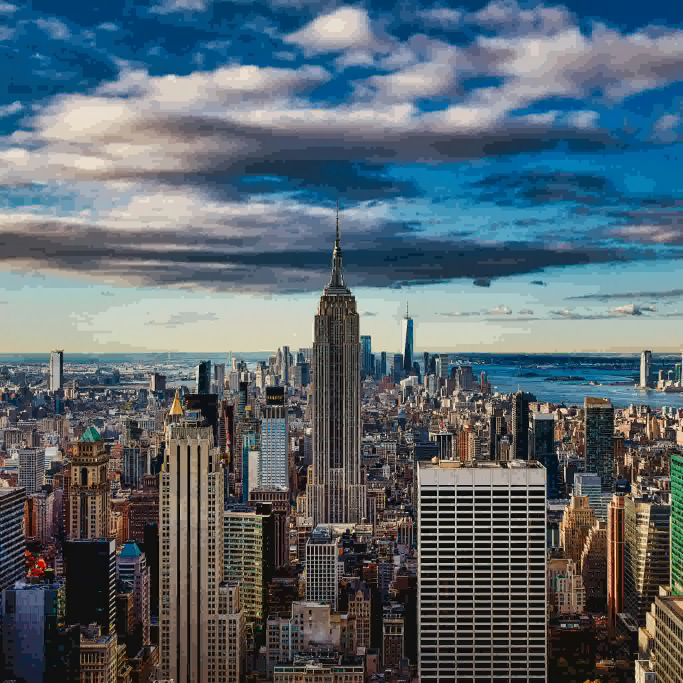
#> input picture Images/Restored/City/City_0.png, 2048 x 2048 px, given in place of City_0_5.png, which was not available (shown at 1/3 size)
$ python -i test.py   (imports and definitions only)
#> lines starting #> are read from the running program, lines starting #| are printed output that depends on the picture
import os
from PIL import Image
import numpy as np
from matplotlib import pyplot

files = {
    "Lenna.raw": range(0, 101, 5),
    "City.raw": range(0, 101, 5),
    "Cyberpunk.raw": range(0, 101, 5),
    "gray_Cyberpunk.raw": range(0, 101, 5),
    "bw_dithered_Cyberpunk.raw": range(0, 101, 5),
    "bw_no_dither_Cyberpunk.raw": range(0, 101, 5)
}


def conver_wb(file):
#> called with file = 'Images/Restored/City/City_0.png'
    mode = "1"

    name, exp = os.path.splitext(file)
    folder = f"Images\\Restored\\{name}"
    quality = range(5, 101, 5)

    if not os.path.exists(name):
        os.mkdir(name)
    for q in quality:
        path = f"{folder}\\{name}_{q}{exp}"
        im = Image.open(path).convert(mode)
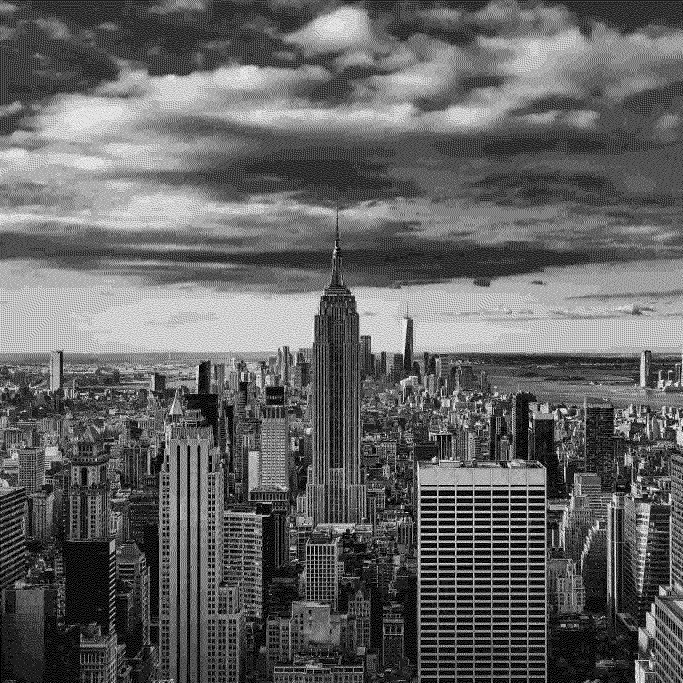
#> im: PIL image 2048x2048 1 (shown at 1/3 size); 39% white in thin lines or dots
        im.save(f"{name}\\{name}_{q}{exp}")
#> pass 2 of the loop in conver_wb, `for q in quality:`:
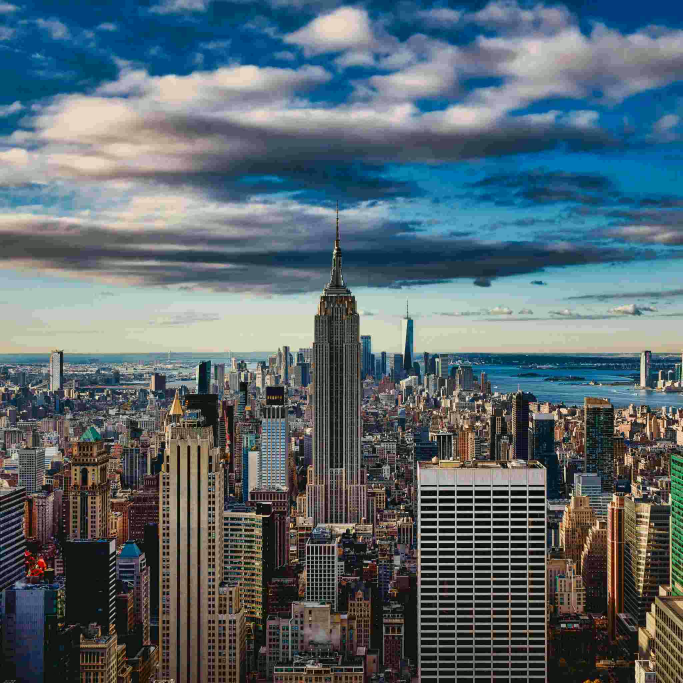
#> input picture Images/Restored/City/City_10.png, 2048 x 2048 px, given in place of City_0_10.png, which was not available (shown at 1/3 size)
#> in conver_wb, `im = Image.open(path).convert(mode)`:
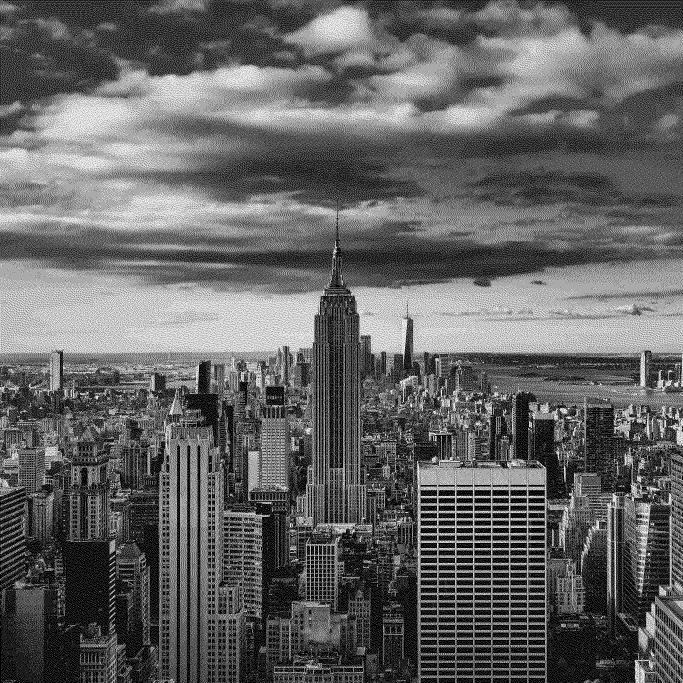
#> im: PIL image 2048x2048 1 (shown at 1/3 size); 39.1% white in thin lines or dots

    image = Image.open("C:\\Users\\LaRDe\\Downloads\\a.jpg")

    # Сохраняем в PNG
    image.save("Images\\Originals\\City.png")

    print("Конвертация завершена!")

    filename = "Images\\Originals\\Cyberpunk.png"
    output_folder = "Images\\Originals\\"

    if filename.lower().endswith((".jpg", ".jpeg", ".png")):
        img = Image.open(filename)

        # Grayscale
        gray = img.convert("L")
        gray.save(f"{output_folder}gray_Cyberpunk.png")

        # Ч/Б без дизеринга
        bw = img.convert("1")
        bw.save(f"{output_folder}bw_no_dither_Cyberpunk.png")

        # Ч/Б с дизерингом
        dithered = img.convert("1", dither=Image.Dither.FLOYDSTEINBERG)
        dithered.save(f"{output_folder}bw_dithered_Cyberpunk.png")


# [48 lines left out: functions grath, save_raw, not called in this run]


# [2 lines not run here, left out]

#> (the run stopped early here; a loop or call above may not have finished)
